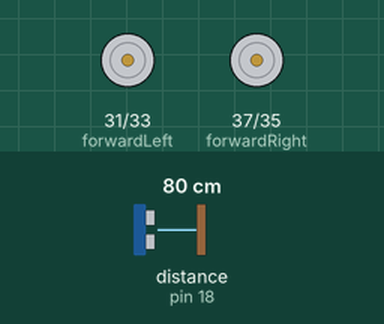
Recording of a program running on a simulated Raspberry Pi (header pin numbers). Parts: motor-driver pin pairs drawn as motors (green arrow = first pin HIGH = forward, orange = second pin HIGH = backward, longer = more drive). The inputs (shaded band) are chosen by the test bench; at power-on: distance to the obstacle (sensor on pin 18) 80 cm. The echo pulse lasts 58.3 µs per cm; the clock reads 2024-03-15 10:24:30 at power-on unless the program sets it; what the program prints to the terminal is not drawn.

Above: at 1.2 s.
1.3 s: distance to the obstacle (sensor on pin 18) set to 54 cm
2.8 s: distance to the obstacle (sensor on pin 18) set to 44 cm
At 3.5 s:
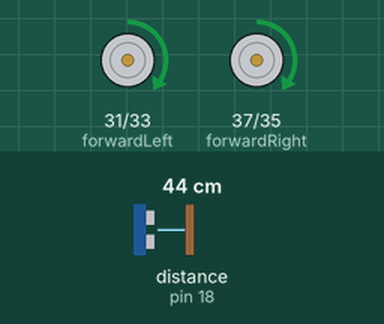
Timing chart, 0 to 5.8 s (numbered marks = the images above; inputs shaded):
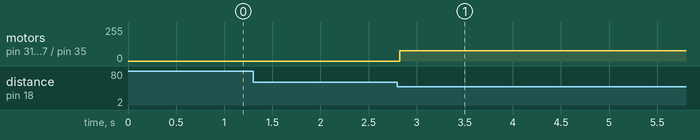

Measured:
- the behaviour switches between 50 and 49 cm on distance to the obstacle (sensor on pin 18) (found by bisection; images 0 and 1)
- after the input at 1.3 s, every drawn part: stays the same
- after the input at 2.8 s, motor on pin 31 (forwardLeft) / pin 33 (reverseLeft), motor on pin 37 (forwardRight) / pin 35 (reverseRight): stopped → forward 77/255 at once

The program:

motorTest_auto.py
```python
import RPi.GPIO as GPIO
from datetime import datetime as dt
import sys, tty, termios, time

GPIO.setmode(GPIO.BOARD)
GPIO.setup(31, GPIO.OUT)
GPIO.setup(33, GPIO.OUT)
GPIO.setup(35, GPIO.OUT)
GPIO.setup(37, GPIO.OUT)

# set GPIO Pins
GPIO_TRIGGER = 12
GPIO_ECHO = 18

# set GPIO direction (IN / OUT)
GPIO.setup(GPIO_TRIGGER, GPIO.OUT)
GPIO.setup(GPIO_ECHO, GPIO.IN)

initial = True
state = False
starttime = dt.now()
pressed = False
speed = 30
lastDistance = 0

forwardLeft = GPIO.PWM(31, 50)
reverseLeft = GPIO.PWM(33, 50)

forwardRight = GPIO.PWM(37, 50)
reverseRight = GPIO.PWM(35, 50)


def distance():
    # set Trigger to HIGH
    GPIO.output(GPIO_TRIGGER, True)

    # set Trigger after 0.01ms to LOW
    time.sleep(0.00001)
    GPIO.output(GPIO_TRIGGER, False)

    StartTime = time.time()
    StopTime = time.time()

    # save StartTime
    while GPIO.input(GPIO_ECHO) == 0:
        StartTime = time.time()

    # save time of arrival
    while GPIO.input(GPIO_ECHO) == 1:
        StopTime = time.time()

    # time difference between start and arrival
    TimeElapsed = StopTime - StartTime
    # multiply with the sonic speed (34300 cm/s)
    # and divide by 2, because there and back
    distance = (TimeElapsed * 34300) / 2

    return distance

def TurnOff():
    forwardLeft.stop()
    reverseLeft.stop()
    forwardRight.stop()
    reverseRight.stop()

TurnOff()

print("Spreman!")

#while True:
#    char = getch()
#    if(char == "w"):
#        forwardRight.start(speed)
#        forwardLeft.start(speed)
#        forwardLeft.ChangeDutyCycle(speed)
#        forwardRight.ChangeDutyCycle(speed)
#    elif(char == "s"):
#        reverseRight.start(speed)
#        reverseLeft.start(speed)
#        reverseLeft.ChangeDutyCycle(speed)
#        reverseRight.ChangeDutyCycle(speed)
#    elif(char == "d"):
#        forwardRight.start(speed)
#        forwardRight.ChangeDutyCycle(speed)
#    elif(char == "a"):
#        forwardLeft.start(speed)
#        forwardLeft.ChangeDutyCycle(speed)
#    elif (char == "f"):
#        speed = speed - 5
#        if (speed < 20):
#            speed = 20
#        print(speed)
#    elif (char == "r"):
#        speed = speed + 5
#        if (speed > 100):
#            speed = 100
#        print(speed)
#    elif(char == "x"):
#        TurnOff()
#        break
#    else:
#	TurnOff()


try:
    while True:
        dist = distance()
        if dist > 50:
            dist = lastDistance
        if dist < 10:
            TurnOff()
        else:
            forwardRight.start(speed)
            forwardLeft.start(speed)
            forwardLeft.ChangeDutyCycle(speed)
            forwardRight.ChangeDutyCycle(speed)
        time.sleep(0.1)
        lastDistance = dist

    GPIO.cleanup()

except KeyboardInterrupt:
    GPIO.cleanup()
```
